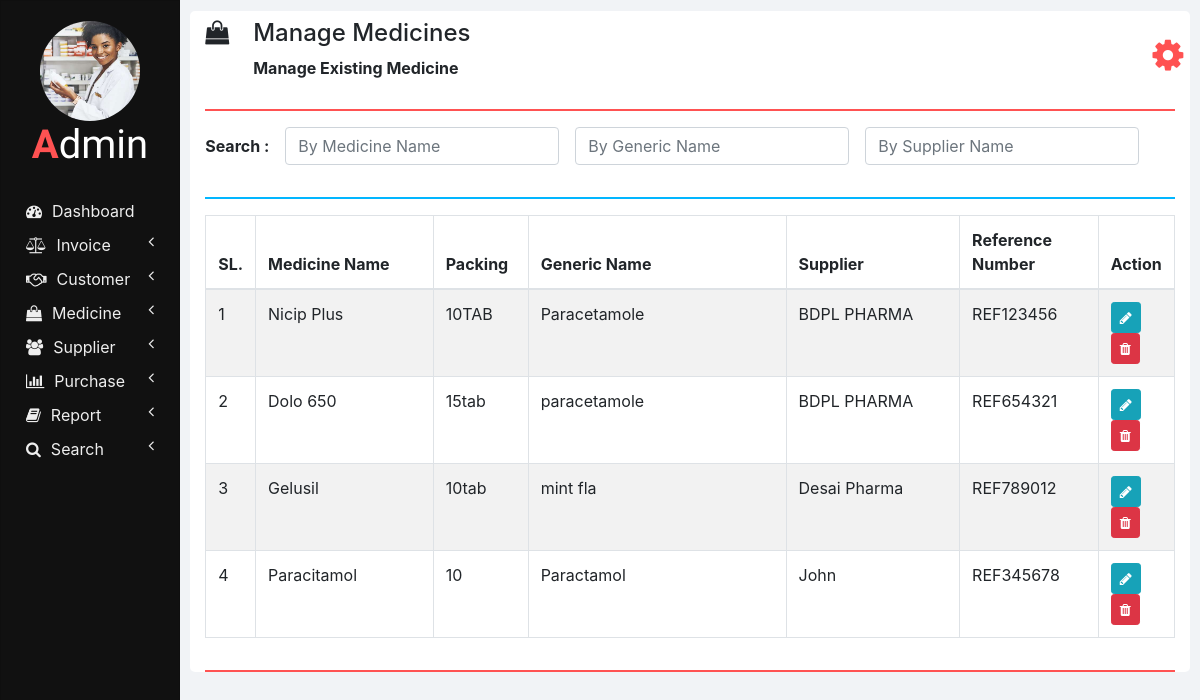
Screenshot of /manage_medicine.php with the database file from the repository.
### tables this page shows
CREATE TABLE `medicines` (
  `ID` int(11) NOT NULL,
  `NAME` varchar(100) NOT NULL,
  `PACKING` varchar(20) NOT NULL,
  `GENERIC_NAME` varchar(100) NOT NULL,
  `SUPPLIER_NAME` varchar(100) NOT NULL,
  `REFERENCE_NUMBER` varchar(100) NOT NULL
);

### php/manage_medicine.php (the view, shortened to what this page needs)
<?php
  function showMedicines($id) {
    require "db_connection.php";
    if($con) {
      $seq_no = 0;
      $query = "SELECT * FROM medicines";
      $result = mysqli_query($con, $query);
      while($row = mysqli_fetch_array($result)) {
        $seq_no++;
        if($row['ID'] == $id)
          showEditOptionsRow($seq_no, $row);
        else
          showMedicineRow($seq_no, $row);
      }
    }
  }
  function showMedicineRow($seq_no, $row) {
    ?>
    <tr>
      <td><?php echo $seq_no; ?></td>
      <td><?php echo $row['NAME']; ?></td>
      <td><?php echo $row['PACKING']; ?></td>
      <td><?php echo $row['GENERIC_NAME']; ?></td>
      <td><?php echo $row['SUPPLIER_NAME']; ?></td>
      <td><?php echo $row['REFERENCE_NUMBER']; ?></td>
      <td>
        <button href="" class="btn btn-info btn-sm" onclick="editMedicine(<?php echo $row['ID']; ?>);">
          <i class="fa fa-pencil"></i>
        </button>
        <button class="btn btn-danger btn-sm" onclick="deleteMedicine(<?php echo $row['ID']; ?>);">
          <i class="fa fa-trash"></i>
        </button>
      </td>
    </tr>
    <?php
  }
  ?>

### css/sidenav.css (style rules this page uses)
body { background-color: #f1f3f6; }
.sidenav { width: 15%; height: 100vh; background-color: #222222; position: fixed; z-index: 1; flex: 1 0 auto; }
.card { width: 100%; height: 100%; top: 0; border-radius: 0; background-color: #111111; }
.logo .logo-caption { font-family: "Poiret One", cursive; color: #ffffff; text-align: center; margin-bottom: 25px; }
.logo .profile { width: 100px; height: 100px; margin-left: 50%; border-radius: 50%; transform: translate(-50%); }
.logo .tweak { color: #ff5252; font-weight: bold; }
.main-menu-item { padding: 5px 5px; cursor: pointer; }
.main-menu-item > a { color: #eeeeee; text-decoration: none; font-size: 16px; }
.main-menu-item > a > span { margin-left: 10px; }

### css/home.css (style rules this page uses)
html, body { height: 100vh; }

### rows the page displays
medicines: seq_no "1", NAME "Nicip Plus", PACKING "10TAB", GENERIC_NAME "Paracetamole", SUPPLIER_NAME "BDPL PHARMA", REFERENCE_NUMBER "REF123456"
medicines: seq_no "2", NAME "Dolo 650", PACKING "15tab", GENERIC_NAME "paracetamole", SUPPLIER_NAME "BDPL PHARMA", REFERENCE_NUMBER "REF654321"
medicines: seq_no "3", NAME "Gelusil", PACKING "10tab", GENERIC_NAME "mint fla", SUPPLIER_NAME "Desai Pharma", REFERENCE_NUMBER "REF789012"
medicines: seq_no "4", NAME "Paracitamol", PACKING "10", GENERIC_NAME "Paractamol", SUPPLIER_NAME "John", REFERENCE_NUMBER "REF345678"

### other values shown
$heading "Manage Medicines"
$sub_heading "Manage Existing Medicine"
